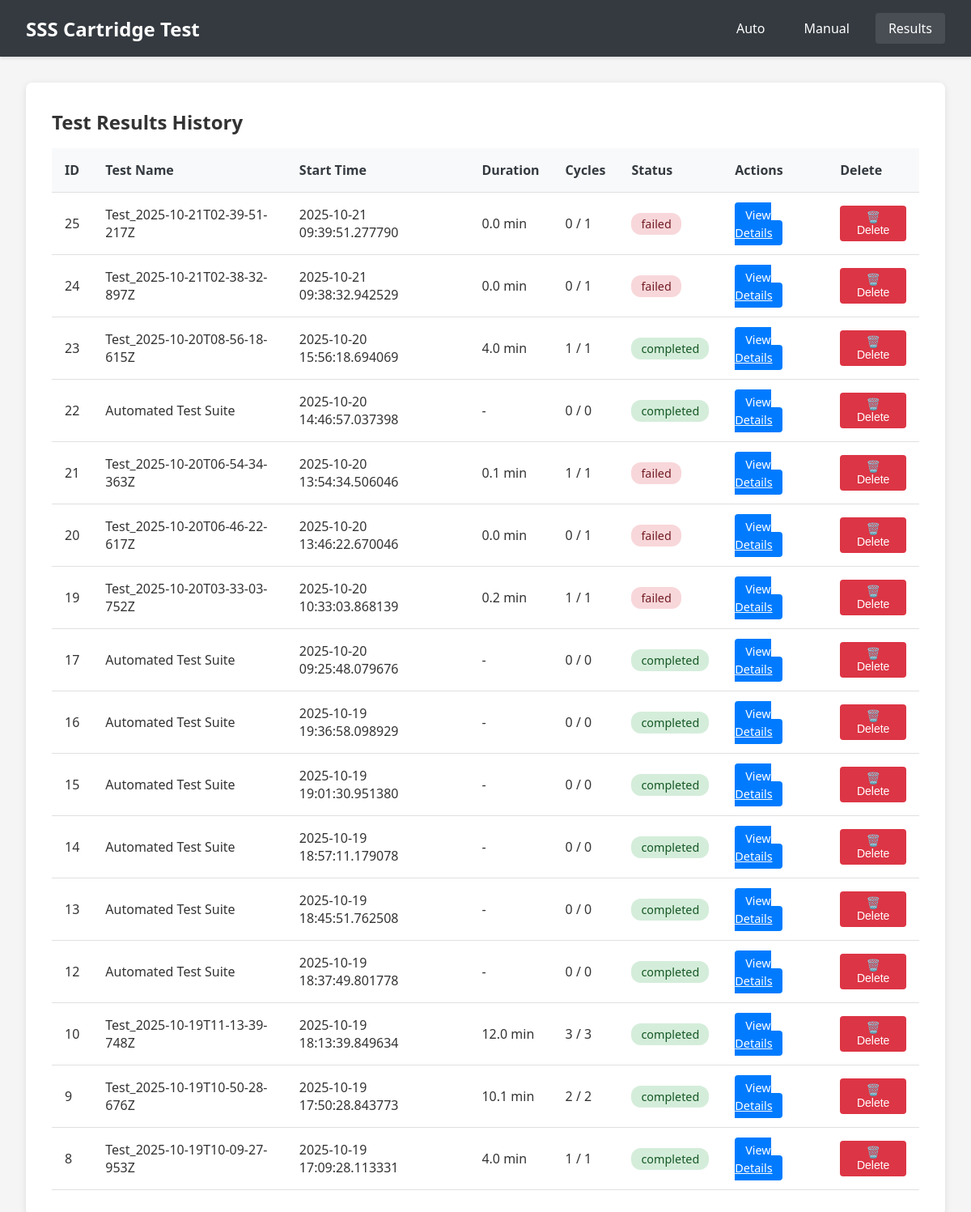
The app's page /results with its own data.
### tables this page shows
CREATE TABLE test_runs (
                    id INTEGER PRIMARY KEY AUTOINCREMENT,
                    name TEXT NOT NULL,
                    start_time TIMESTAMP NOT NULL,
                    end_time TIMESTAMP,
                    status TEXT NOT NULL,
                    total_cycles INTEGER,
                    completed_cycles INTEGER DEFAULT 0,
                    config TEXT NOT NULL,
                    result_summary TEXT,
                    created_at TIMESTAMP DEFAULT CURRENT_TIMESTAMP
                );

### Test_web_server_enverid/app.py (the view)
@app.route('/results')
def results_page():
    from datetime import datetime
    test_runs = db.get_all_test_runs(limit=20)
    for test in test_runs:
        if test['end_time'] and test['start_time']:
            try:
                start_dt = datetime.fromisoformat(test['start_time'].replace(' ', 'T'))
                end_dt = datetime.fromisoformat(test['end_time'].replace(' ', 'T'))
                duration_seconds = (end_dt - start_dt).total_seconds()
                test['duration_minutes'] = duration_seconds / 60
            except:
                test['duration_minutes'] = None
        else:
            test['duration_minutes'] = None
    return render_template('results.html',
                         test_runs=test_runs)

### Test_web_server_enverid/database.py (called while the page is built)
    @contextmanager
    def get_connection(self):
        conn = sqlite3.connect(self.db_path)
        conn.row_factory = sqlite3.Row
        try:
            yield conn
            conn.commit()
        except Exception as e:
            conn.rollback()
            raise e
        finally:
            conn.close()

    def get_all_test_runs(self, limit: int = 50) -> List[Dict]:
        with self.get_connection() as conn:
            cursor = conn.cursor()
            cursor.execute('''
                SELECT * FROM test_runs
                ORDER BY start_time DESC
                LIMIT ?
            ''', (limit,))
            return [dict(row) for row in cursor.fetchall()]

### Test_web_server_enverid/templates/results.html (shortened to what this page needs)
<!DOCTYPE html>
<html lang="en">
<head>
    <link rel="stylesheet" href="{{ url_for('static', filename='css/style.css') }}">
</head>
<body>
    <nav class="navbar">
        <div class="nav-brand">SSS Cartridge Test</div>
        <div class="nav-menu">
            <a href="/">Auto</a>
            <a href="/manual">Manual</a>
            <a href="/results" class="active">Results</a>
        </div>
    </nav>
    <div class="container">
        <div class="results-content">
            <h2>Test Results History</h2>
            <div class="results-table">
                <table>
                    <thead>
                        <tr>
                            <th>ID</th>
                            <th>Test Name</th>
                            <th>Start Time</th>
                            <th>Duration</th>
                            <th>Cycles</th>
                            <th>Status</th>
                            <th>Actions</th>
                            <th>Delete</th>
                        </tr>
                    </thead>
                    <tbody>
                        {% for test in test_runs %}
                        <tr>
                            <td>{{ test['id'] }}</td>
                            <td>{{ test['name'] }}</td>
                            <td>{{ test['start_time'] }}</td>
                            <td>
                                {% if test['duration_minutes'] is not none %}
                                    {{ "%.1f"|format(test['duration_minutes']) }} min
                                {% elif test['end_time'] %}
                                    -
                                {% else %}
                                    Running...
                                {% endif %}
                            </td>
                            <td>{{ test['completed_cycles'] }} / {{ test['total_cycles'] }}</td>
                            <td>
                                <span class="status-badge status-{{ test['status'] }}">{{ test['status'] }}</span>
                            </td>
                            <td>
                                <a href="/results/{{ test['id'] }}" class="btn btn-sm btn-primary">View Details</a>
                            </td>
                            <td>
                                <button class="btn-delete" onclick="deleteTest({{ test['id'] }}, '{{ test['name'] }}')">
                                    🗑️ Delete
                                </button>
                            </td>
                        </tr>
                        {% endfor %}
                    </tbody>
                </table>
            </div>
        </div>
    </div>
</body>
</html>

### Test_web_server_enverid/static/css/style.css (style rules this page uses)
:root { --primary-color: #007bff; --success-color: #28a745; --danger-color: #dc3545; --warning-color: #ffc107; --info-color: #17a2b8; --secondary-color: #6c757d; --dark-color: #343a40; --light-color: #f8f9fa; --online-color: #28a745; --offline-color: #dc3545; }
* { margin: 0; padding: 0; box-sizing: border-box; }
body { font-family: 'Segoe UI', Tahoma, Geneva, Verdana, sans-serif; background-color: #f5f5f5; color: #333; }
.navbar { background-color: var(--dark-color); color: white; padding: 1rem 2rem; display: flex; justify-content: space-between; align-items: center; box-shadow: 0 2px 4px rgba(0,0,0,0.1); }
.nav-brand { font-size: 1.5rem; font-weight: bold; }
.nav-menu { display: flex; gap: 1rem; align-items: center; }
.nav-menu a { color: white; text-decoration: none; padding: 0.5rem 1rem; border-radius: 4px; transition: background-color 0.3s; }
.nav-menu a:hover, .nav-menu a.active { background-color: rgba(255,255,255,0.1); }
.container { max-width: 1400px; margin: 2rem auto; padding: 0 2rem; }
.btn { padding: 0.75rem 1.5rem; border: none; border-radius: 4px; font-size: 1rem; cursor: pointer; transition: all 0.3s; font-weight: 500; }
.btn-primary { background-color: var(--primary-color); color: white; }
.btn-sm { padding: 0.4rem 0.8rem; font-size: 0.9rem; }
.status-badge { padding: 0.25rem 0.75rem; border-radius: 12px; font-size: 0.9rem; font-weight: 500; }
.status-completed { background-color: #d4edda; color: #155724; }
.status-stopped, .status-error, .status-failed { background-color: #f8d7da; color: #721c24; }
.results-content { background: white; border-radius: 8px; padding: 2rem; box-shadow: 0 2px 8px rgba(0,0,0,0.1); }
.results-table { overflow-x: auto; margin-top: 1rem; }
table { width: 100%; border-collapse: collapse; }
th, td { padding: 1rem; text-align: left; border-bottom: 1px solid #e0e0e0; }
th { background-color: #f8f9fa; font-weight: 600; color: var(--dark-color); }

### Test_web_server_enverid/templates/results.html (style rules this page uses)
.btn-delete { background-color: #dc3545; color: white; padding: 0.375rem 0.75rem; border: none; border-radius: 4px; cursor: pointer; font-size: 0.875rem; }

### records on screen
test_runs: id "25", name "Test_2025-10-21T02-39-51-217Z", start_time "2025-10-21 09:39:51.277790", duration_minutes "0.0", completed_cycles "0", total_cycles "1", status "failed"
test_runs: id "24", name "Test_2025-10-21T02-38-32-897Z", start_time "2025-10-21 09:38:32.942529", duration_minutes "0.0", completed_cycles "0", total_cycles "1", status "failed"
test_runs: id "23", name "Test_2025-10-20T08-56-18-615Z", start_time "2025-10-20 15:56:18.694069", duration_minutes "4.0", completed_cycles "1", total_cycles "1", status "completed"
test_runs: id "22", name "Automated Test Suite", start_time "2025-10-20 14:46:57.037398", completed_cycles "0", total_cycles "0", status "completed"
test_runs: id "21", name "Test_2025-10-20T06-54-34-363Z", start_time "2025-10-20 13:54:34.506046", duration_minutes "0.1", completed_cycles "1", total_cycles "1", status "failed"
test_runs: id "20", name "Test_2025-10-20T06-46-22-617Z", start_time "2025-10-20 13:46:22.670046", duration_minutes "0.0", completed_cycles "0", total_cycles "1", status "failed"
test_runs: id "19", name "Test_2025-10-20T03-33-03-752Z", start_time "2025-10-20 10:33:03.868139", duration_minutes "0.2", completed_cycles "1", total_cycles "1", status "failed"
test_runs: id "17", name "Automated Test Suite", start_time "2025-10-20 09:25:48.079676", completed_cycles "0", total_cycles "0", status "completed"
test_runs: id "16", name "Automated Test Suite", start_time "2025-10-19 19:36:58.098929", completed_cycles "0", total_cycles "0", status "completed"
test_runs: id "15", name "Automated Test Suite", start_time "2025-10-19 19:01:30.951380", completed_cycles "0", total_cycles "0", status "completed"
test_runs: id "14", name "Automated Test Suite", start_time "2025-10-19 18:57:11.179078", completed_cycles "0", total_cycles "0", status "completed"
test_runs: id "13", name "Automated Test Suite", start_time "2025-10-19 18:45:51.762508", completed_cycles "0", total_cycles "0", status "completed"
test_runs: id "12", name "Automated Test Suite", start_time "2025-10-19 18:37:49.801778", completed_cycles "0", total_cycles "0", status "completed"
test_runs: id "10", name "Test_2025-10-19T11-13-39-748Z", start_time "2025-10-19 18:13:39.849634", duration_minutes "12.0", completed_cycles "3", total_cycles "3", status "completed"
test_runs: id "9", name "Test_2025-10-19T10-50-28-676Z", start_time "2025-10-19 17:50:28.843773", duration_minutes "10.1", completed_cycles "2", total_cycles "2", status "completed"
test_runs: id "8", name "Test_2025-10-19T10-09-27-953Z", start_time "2025-10-19 17:09:28.113331", duration_minutes "4.0", completed_cycles "1", total_cycles "1", status "completed"
